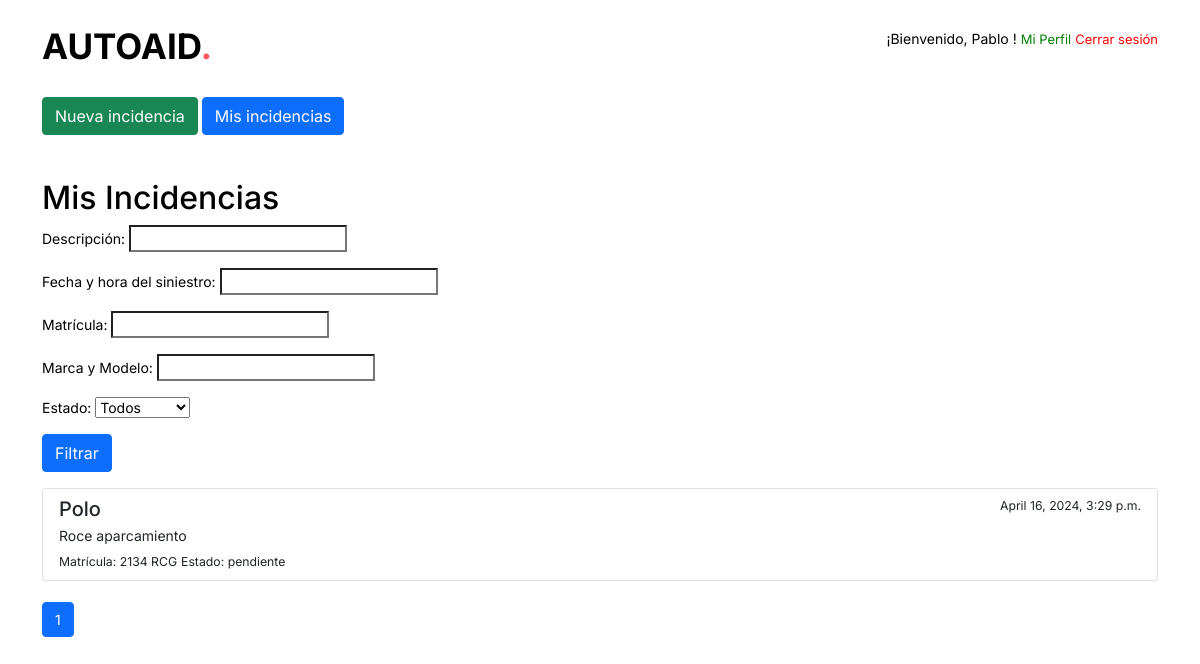
The page /mis-incidencias/ (signed in) on the database its author committed.
### auth_app/models.py (models this page shows)
class CustomUser(AbstractUser):
    ROLE_CHOICES = (
        ('usuario', 'Usuario'),
        ('admin', 'Admin'),
        ('user', 'User'),  # Añadido
        ('worker', 'Worker'),  # Añadido
    )
    nombre = models.CharField(max_length=100)
    apellidos = models.CharField(max_length=100)
    email = models.EmailField(unique=True)
    username = models.CharField(unique=False, max_length=14)
    rol = models.CharField(max_length=10, choices=ROLE_CHOICES)
    USERNAME_FIELD = 'email'  # Utiliza el email como identificador principal
    REQUIRED_FIELDS = ['username', 'nombre', 'apellidos']  # Campos requeridos además del email y password

### vehicle_visualization/models.py (models this page shows)
class Incidencia(models.Model):
    usuario = models.ForeignKey(settings.AUTH_USER_MODEL, on_delete=models.CASCADE)
    email = models.CharField(max_length=30, verbose_name='email', null=True)
    descripcion = models.TextField()
    nivel_dano_capo = models.IntegerField(choices=[(i, i) for i in range(0, 5)])
    imagen_capo = models.ImageField(upload_to='imagenes_incidencias/capo/', blank=True, null=True)
    nivel_dano_paragolpes = models.IntegerField(choices=[(i, i) for i in range(0, 5)])
    imagen_paragolpes = models.ImageField(upload_to='imagenes_incidencias/paragolpes/', blank=True, null=True)
    nivel_dano_lateral_izq = models.IntegerField(choices=[(i, i) for i in range(0, 5)])
    imagen_lateral_izq = models.ImageField(upload_to='imagenes_incidencias/lateral_izq/', blank=True, null=True)
    nivel_dano_lateral_der = models.IntegerField(choices=[(i, i) for i in range(0, 5)])
    imagen_lateral_der = models.ImageField(upload_to='imagenes_incidencias/lateral_der/', blank=True, null=True)
    nivel_dano_techo = models.IntegerField(choices=[(i, i) for i in range(0, 5)])
    imagen_techo = models.ImageField(upload_to='imagenes_incidencias/techo/', blank=True, null=True)
    nivel_dano_atras = models.IntegerField(choices=[(i, i) for i in range(0, 5)])
    imagen_atras = models.ImageField(upload_to='imagenes_incidencias/atras/', blank=True, null=True)
    fecha_hora_siniestro = models.DateTimeField(verbose_name='Fecha y hora del siniestro', null=True)
    ubicacion_siniestro = models.CharField(max_length=255, verbose_name='Ubicación del siniestro', null=True)
    tipo_aparcamiento = models.CharField(
        max_length=2,
        choices=TIPO_APARCAMIENTO_CHOICES,
        verbose_name='Tipo de Aparcamiento',
        default="no"
    )
    matricula = models.CharField(max_length=20, verbose_name='Matrícula', null=True)
    marca_modelo = models.CharField(max_length=50, verbose_name='Marca y Modelo', null=True)
    nombre_asegurado = models.CharField(max_length=100, verbose_name='Nombre y Apellidos del asegurado', null=True)
    telefono_movil = models.CharField(max_length=20, verbose_name='Teléfono móvil', null=True)
    vehiculos_propiedades_involucrados = models.TextField(verbose_name='Vehículos o propiedades involucrados', null=True, blank=True)
    testigo = models.CharField(max_length=100, verbose_name='Testigo', null=True, blank=True)
    contacto_testigo = models.CharField(max_length=100, verbose_name='Contacto del testigo', null=True, blank=True)
    llamada_policia = models.CharField(
        max_length=2,
        choices=TIPO_APARCAMIENTO_CHOICES,
        verbose_name='¿Se llamó a la policía?',
        default="no"
    )
    numero_incidencia_policial = models.CharField(max_length=50, verbose_name='Número de incidencia policial', null=True, blank=True)
    estado = models.CharField(
        max_length=20,
        choices=ESTADO_CHOICES,
        default='pendiente',
        verbose_name='Estado'
    )

### vehicle_visualization/views.py (the view, shortened to what this page needs)
# urls.py: path('mis-incidencias/', views.mis_incidencias, name='mis_incidencias'),
@login_required  # Asegura que solo usuarios autenticados puedan acceder a esta vista
def mis_incidencias(request):
    filtro_form = FiltroIncidenciasForm(request.GET or None)
    incidencias = Incidencia.objects.filter(usuario=request.user)
    paginator = Paginator(incidencias, 10)  # 10 incidencias por página
    page_number = request.GET.get('page')
    page_obj = paginator.get_page(page_number)
    context = {
        'filtro_form': filtro_form,
        'incidencias': page_obj
    }
    return render(request, 'vehicle_visualization/mis_incidencias.html', context)

### vehicle_visualization/forms.py
class FiltroIncidenciasForm(forms.Form):
    descripcion = forms.CharField(required=False, label='Descripción')
    fecha_hora_siniestro = forms.DateTimeField(required=False, label='Fecha y hora del siniestro')
    matricula = forms.CharField(required=False, label='Matrícula')
    marca_modelo = forms.CharField(required=False, label='Marca y Modelo')
    estado = forms.ChoiceField(choices=ESTADO_CHOICES_CON_TODOS, required=False, label='Estado')

### vehicle_visualization/templates/vehicle_visualization/mis_incidencias.html (shortened to what this page needs)
<head>
      <link href="https://cdn.jsdelivr.net/npm/remixicon@2.5.0/fonts/remixicon.css" rel="stylesheet">
      <link href="https://cdn.jsdelivr.net/npm/bootstrap@5.0.2/dist/css/bootstrap.min.css" rel="stylesheet">
      <link href="https://unpkg.com/aos@2.3.1/dist/aos.css" rel="stylesheet">
      <link rel="stylesheet" type="text/css" href="https://cdn.jsdelivr.net/npm/slick-carousel@1.8.1/slick/slick.css"/>
      {% load static %}
      <link rel="stylesheet" href="{% static 'css/main.css' %}">
  </head>
  <header class="ds-header ds-header-home">
    <div class="container">
        <div class="ds-header-inner">
          <a href="/home" class="ds-logo">autoAID<span>.</span></a>
          <div style="align-items:center;">
          <p>
          ¡Bienvenido, {{ user.nombre }} ! <a href="{% url 'edit_profile' %}" style="color: green; font-size: small;">Mi Perfil</a>
          <a href="{% url 'logout' %}" style="color: red; font-size: small;">Cerrar sesión</a></p>
          </div>
        </div>
    </div>
  <div class="container mt-4">
      {% if user.rol == 'usuario' %}
      <a href="{% url 'vehicle_visualization:car_view' %}" class="btn btn-success">Nueva incidencia</a>
      <a href="{% url 'vehicle_visualization:mis_incidencias' %}" class="btn btn-primary"">Mis incidencias</a>
      {% endif %}
</div>
</header>
{% block content %}
<div class="container mt-4">
    <h2>Mis Incidencias</h2>
    <form method="get" class="mb-3">
        {{ filtro_form.as_p }}
        <button type="submit" class="btn btn-primary">Filtrar</button>
    </form>
    <div class="list-group">
        {% for incidencia in incidencias %}
        <div class="list-group-item list-group-item-action flex-column align-items-start">
            <div class="d-flex w-100 justify-content-between">
                <h5 class="mb-1">{{ incidencia.marca_modelo }}</h5>
                <small>{{ incidencia.fecha_hora_siniestro }}</small>
            </div>
            <p class="mb-1">{{ incidencia.descripcion|truncatechars:100 }}</p>
            <small>Matrícula: {{ incidencia.matricula }}</small>
            <small>Estado: {{incidencia.estado }}</small>
            <br>
        </div>
        {% empty %}
        <p>No se encontraron incidencias.</p>
        {% endfor %}
    </div>
    <br>
    <nav aria-label="Page navigation">
        <ul class="pagination">
            {% for i in incidencias.paginator.page_range %}
            <li class="page-item {% if incidencias.number == i %}active{% endif %}"><a class="page-link" href="?page={{ i }}{% if request.GET.q %}&q={{ request.GET.q }}{% endif %}">{{ i }}</a></li>
            {% endfor %}
        </ul>
    </nav>
</div>
{% endblock %}

### autoaid/static/css/main.css (style rules this page uses)
a,a:hover,a:focus,i,input,button,input:focus,.transition { text-decoration: none;outline: none;transition-delay: 0s;transition-duration: 0.4s;transition-property: all;transition-timing-function: ease;box-shadow: none; }
a { color: #000 }
input,textarea { border-radius: 0;resize: none; }
ul { padding: 0;margin: 0; }
h1,h2,h3,h4,h5,h6 { font-family: 'Inter', sans-serif; }
.ds-header { position: fixed; width: 100%; top: 0; left: 0; padding-top: 20px; padding-bottom: 20px; z-index: 10;transition-delay: 0s;transition-duration: 0.7s;transition-property: all;transition-timing-function: ease; }
.ds-header.ds-header-home { position: static; }
.ds-logo { display: inline-block; text-transform: uppercase; font-size: 35px; font-weight: 700; color: #000; position: relative;z-index: 2; }
.ds-logo span { color:#FF575E; }
.ds-header-inner { display: flex; justify-content: space-between; align-items: center; position: relative; z-index: 1; }

### rows shown on the page
Incidencia: marca_modelo "Polo", fecha_hora_siniestro "April 16, 2024, 3:29 p.m.", descripcion "Roce aparcamiento", matricula "2134 RCG", estado "pendiente"

### other values the page prints
{{ user.nombre }} "Pablo"
{{ i }} "1"
